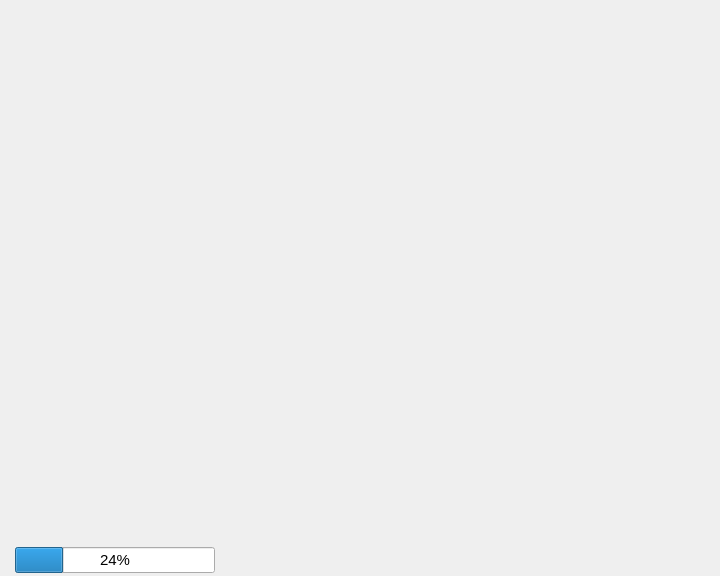
<?xml version="1.0" encoding="UTF-8"?>
<ui version="4.0">
 <class>Screen2</class>
 <widget class="QWidget" name="Screen2">
  <property name="geometry">
   <rect>
    <x>0</x>
    <y>0</y>
    <width>720</width>
    <height>576</height>
   </rect>
  </property>
  <property name="windowTitle">
   <string>Form</string>
  </property>
  <widget class="QLabel" name="image">
   <property name="geometry">
    <rect>
     <x>0</x>
     <y>0</y>
     <width>720</width>
     <height>538</height>
    </rect>
   </property>
   <property name="sizePolicy">
    <sizepolicy hsizetype="MinimumExpanding" vsizetype="MinimumExpanding">
     <horstretch>0</horstretch>
     <verstretch>0</verstretch>
    </sizepolicy>
   </property>
   <property name="autoFillBackground">
    <bool>true</bool>
   </property>
   <property name="text">
    <string/>
   </property>
  </widget>
  <widget class="QWidget" name="horizontalLayoutWidget">
   <property name="geometry">
    <rect>
     <x>0</x>
     <y>540</y>
     <width>725</width>
     <height>41</height>
    </rect>
   </property>
   <layout class="QHBoxLayout" name="horizontalLayout_2">
    <item>
     <widget class="QProgressBar" name="progressBar">
      <property name="sizePolicy">
       <sizepolicy hsizetype="Fixed" vsizetype="Fixed">
        <horstretch>0</horstretch>
        <verstretch>0</verstretch>
       </sizepolicy>
      </property>
      <property name="minimumSize">
       <size>
        <width>200</width>
        <height>0</height>
       </size>
      </property>
      <property name="font">
       <font>
        <pointsize>11</pointsize>
        <weight>50</weight>
        <bold>false</bold>
       </font>
      </property>
      <property name="value">
       <number>24</number>
      </property>
     </widget>
    </item>
    <item>
     <widget class="QLabel" name="label_state">
      <property name="minimumSize">
       <size>
        <width>230</width>
        <height>0</height>
       </size>
      </property>
      <property name="maximumSize">
       <size>
        <width>230</width>
        <height>16777215</height>
       </size>
      </property>
      <property name="font">
       <font>
        <pointsize>20</pointsize>
        <weight>75</weight>
        <bold>true</bold>
       </font>
      </property>
      <property name="text">
       <string/>
      </property>
     </widget>
    </item>
    <item>
     <widget class="QLabel" name="label_time">
      <property name="sizePolicy">
       <sizepolicy hsizetype="MinimumExpanding" vsizetype="Preferred">
        <horstretch>0</horstretch>
        <verstretch>0</verstretch>
       </sizepolicy>
      </property>
      <property name="minimumSize">
       <size>
        <width>100</width>
        <height>0</height>
       </size>
      </property>
      <property name="maximumSize">
       <size>
        <width>100</width>
        <height>16777215</height>
       </size>
      </property>
      <property name="font">
       <font>
        <pointsize>20</pointsize>
        <weight>75</weight>
        <bold>true</bold>
       </font>
      </property>
      <property name="text">
       <string/>
      </property>
     </widget>
    </item>
    <item>
     <widget class="QLabel" name="label_height">
      <property name="sizePolicy">
       <sizepolicy hsizetype="MinimumExpanding" vsizetype="Preferred">
        <horstretch>0</horstretch>
        <verstretch>0</verstretch>
       </sizepolicy>
      </property>
      <property name="minimumSize">
       <size>
        <width>100</width>
        <height>0</height>
       </size>
      </property>
      <property name="maximumSize">
       <size>
        <width>100</width>
        <height>16777215</height>
       </size>
      </property>
      <property name="font">
       <font>
        <pointsize>20</pointsize>
        <weight>75</weight>
        <bold>true</bold>
       </font>
      </property>
      <property name="text">
       <string/>
      </property>
     </widget>
    </item>
   </layout>
  </widget>
  <widget class="QWidget" name="verticalLayoutWidget">
   <property name="geometry">
    <rect>
     <x>500</x>
     <y>-30</y>
     <width>221</width>
     <height>241</height>
    </rect>
   </property>
   <layout class="QVBoxLayout" name="compassLayout"/>
  </widget>
 </widget>
 <resources/>
 <connections/>
</ui>
